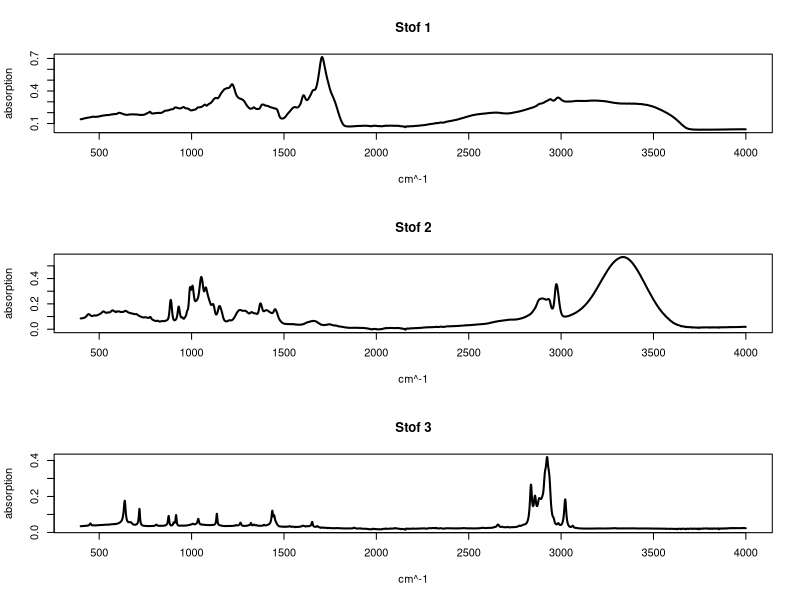

Recreate this plot in R.
data1 = read.csv("stof1.csv")
data2 = read.csv("stof2.csv")
data3 = read.csv("stof3.csv")

par(mfrow=c(3, 1))
plot(data1$cm, data1$abs, xlab = "cm^-1", ylab = "absorption", main = "Stof 1", type = 'l', lwd = 2)
plot(data2$cm, data2$abs, xlab = "cm^-1", ylab = "absorption", main = "Stof 2", type = 'l', lwd = 2)
plot(data3$cm, data3$abs, xlab = "cm^-1", ylab = "absorption", main = "Stof 3", type = 'l', lwd = 2)
